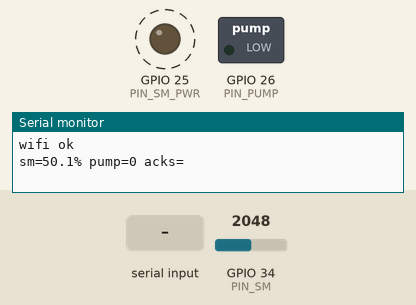
Recording of a sketch running on a simulated ESP32. Parts: switched loads named in the sketch (green lamp = pin HIGH), output pins drawn as LEDs (lit = HIGH), the last lines printed to the serial monitor. Dashed ring = blinking. The inputs (shaded band) are chosen by the test bench; at power-on: GPIO 34 (PIN_SM) = 2048. WiFi joins after 1.5 s; servers stay silent unless stated; uploads are accepted with an empty reply.

Above: at 2.8 s.
2.9 s: "o90\n" received over Serial
At 5.2 s:
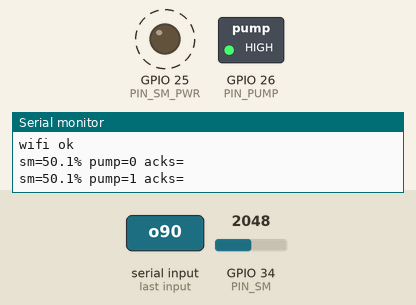
5.9 s: "f90\n" received over Serial
At 8.0 s:
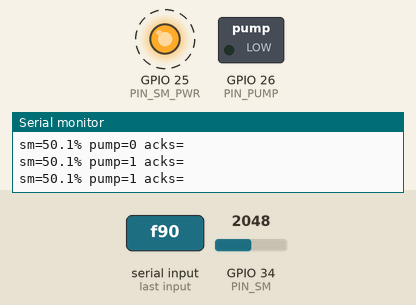
8.9 s: "o:45\n" received over Serial
At 10.1 s:
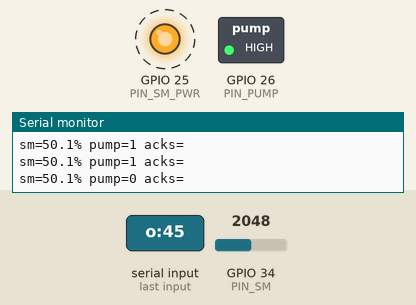
Timing chart, 0 to 17.9 s (numbered marks = the images above; inputs shaded):
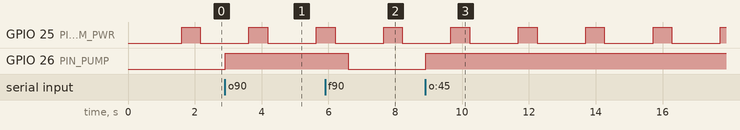

The sketch:

esp32_realtime.ino
```cpp
/*
 * ESP32 realtime irrigation node.
 *
 * Every 2 s: read the moisture probe, POST it to /ingest, then poll /command.
 * Commands are one-shot: each id is executed once and acknowledged on the next
 * ingest. All pump safety is enforced here, never in Python.
 *
 * Wiring
 *   probe VCC -> GPIO25 (powered only while reading)
 *   probe AOUT -> GPIO34 (ADC1)
 *   probe GND -> GND
 *   pump + -> 5 V adapter +, pump - -> MOSFET drain, gate -> GPIO26
 *   1N4007 across the pump, cathode to +5 V; all grounds common
 */

#include <WiFi.h>
#include <HTTPClient.h>

const char *WIFI_SSID = "YOUR_WIFI";
const char *WIFI_PASS = "YOUR_PASSWORD";
// Set this to the laptop's LAN IP and the port the server is actually running on.
// The server prints the exact value to paste at startup.
const char *API_BASE = "http://192.168.1.12:8001";

const int PIN_SM = 34;
const int PIN_SM_PWR = 25;
const int PIN_PUMP = 26;

const float ADC_DRY = 2900;  // raw in dry air - calibrate for your probe
const float ADC_WET = 1200;  // raw in a cup of water - calibrate

const unsigned long SAMPLE_MS = 2000;
const unsigned long MAX_BURST_MS = 60000;
const unsigned long MIN_GAP_MS = 45UL * 60000UL;

bool pumpOn = false;
bool everIrrigated = false;
unsigned long pumpStart = 0;
unsigned long pumpStopAt = 0;
unsigned long lastIrrigation = 0;
int fails = 0;
String lastCommandId = "";

float readMoisture() {
  digitalWrite(PIN_SM_PWR, HIGH);
  delay(400);
  long sum = 0;
  for (int i = 0; i < 16; i++) {
    sum += analogRead(PIN_SM);
    delay(10);
  }
  digitalWrite(PIN_SM_PWR, LOW);
  float raw = sum / 16.0;
  return constrain((ADC_DRY - raw) * 100.0 / (ADC_DRY - ADC_WET), 0.0, 100.0);
}

void setPump(bool on) {
  digitalWrite(PIN_PUMP, on ? HIGH : LOW);
  pumpOn = on;
  if (on) {
    pumpStart = millis();
    lastIrrigation = millis();
    everIrrigated = true;
  } else {
    pumpStopAt = 0;
  }
}

bool gapElapsed() {
  return !everIrrigated || (millis() - lastIrrigation > MIN_GAP_MS);
}

bool postReading(float sm) {
  HTTPClient http;
  if (!http.begin(String(API_BASE) + "/ingest")) return false;
  http.addHeader("Content-Type", "application/json");
  http.setTimeout(4000);
  char body[128];
  snprintf(body, sizeof(body),
           "{\"moisture\":%.1f,\"pump_state\":%d,\"last_command_id\":\"%s\"}",
           sm, pumpOn ? 1 : 0, lastCommandId.c_str());
  int code = http.POST(body);
  http.end();
  return code == 200;
}

int jsonInt(const String &s, const char *key) {
  int i = s.indexOf(key);
  if (i < 0) return 0;
  i = s.indexOf(':', i) + 1;
  return s.substring(i, s.indexOf(',', i) > 0 ? s.indexOf(',', i) : s.indexOf('}', i)).toInt();
}

void pollCommand(float sm) {
  HTTPClient http;
  if (!http.begin(String(API_BASE) + "/command")) return;
  http.setTimeout(4000);
  int code = http.GET();
  String resp = code == 200 ? http.getString() : "";
  http.end();
  if (!resp.length()) return;

  int i = resp.indexOf("\"id\": \"");
  if (i < 0) return;
  i += 7;
  String id = resp.substring(i, resp.indexOf('"', i));
  if (id.length() == 0 || id == lastCommandId) return;

  int duration_s = jsonInt(resp, "\"duration_s\"");
  if (duration_s > 60 || duration_s <= 0) return;  // never trust a long burst
  if (pumpOn || !gapElapsed() || sm < 5.0 || sm > 95.0) return;

  lastCommandId = id;  // acknowledged by the next ingest
  setPump(true);
  pumpStopAt = millis() + (unsigned long)duration_s * 1000UL;
  Serial.printf("command %s -> %d s burst\n", id.c_str(), duration_s);
}

void setup() {
  Serial.begin(115200);
  pinMode(PIN_SM_PWR, OUTPUT);
  pinMode(PIN_PUMP, OUTPUT);
  digitalWrite(PIN_SM_PWR, LOW);
  digitalWrite(PIN_PUMP, LOW);

  WiFi.begin(WIFI_SSID, WIFI_PASS);
  unsigned long t = millis();
  while (WiFi.status() != WL_CONNECTED && millis() - t < 15000) delay(200);
  Serial.println(WiFi.status() == WL_CONNECTED ? "wifi ok" : "wifi FAILED - fallback active");
}

void loop() {
  // safety runs every loop, outside the sampling branch
  if (pumpOn && millis() - pumpStart > MAX_BURST_MS) setPump(false);
  if (pumpOn && pumpStopAt && millis() >= pumpStopAt) setPump(false);

  if (Serial.available()) {  // demo override: o = ON, f = OFF
    char c = Serial.read();
    if (c == 'o') setPump(true);
    if (c == 'f') setPump(false);
  }

  static unsigned long nextSample = 0;
  if (millis() < nextSample) {
    delay(50);
    return;
  }
  nextSample = millis() + SAMPLE_MS;

  float sm = readMoisture();
  bool ok = WiFi.status() == WL_CONNECTED && postReading(sm);
  if (ok) {
    fails = 0;
    pollCommand(sm);
  } else if (++fails >= 30) {  // ~75 s of failed posts, not 7 s
    fails = 0;
    if (!pumpOn && sm < 20.0 && gapElapsed()) {
      setPump(true);
      pumpStopAt = millis() + 30000;
    }
  }
  Serial.printf("sm=%.1f%% pump=%d acks=%s\n", sm, pumpOn, lastCommandId.c_str());
}
```

Measured:
- after the input at 2.9 s, GPIO 26 (PIN_PUMP): LOW → HIGH at once
- after the input at 5.9 s, GPIO 26 (PIN_PUMP): HIGH → LOW after 0.70 s
- after the input at 8.9 s, GPIO 26 (PIN_PUMP): LOW → HIGH at once
- by itself, GPIO 25 (PIN_SM_PWR): alternates HIGH for 0.56 s and LOW for 1.5 s
